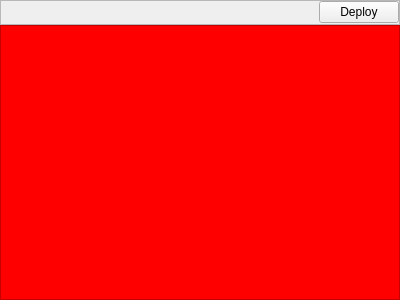
<?xml version="1.0" encoding="UTF-8"?>
<ui version="4.0">
 <class>BatchParameters</class>
 <widget class="QFrame" name="BatchParameters">
  <property name="geometry">
   <rect>
    <x>0</x>
    <y>0</y>
    <width>400</width>
    <height>300</height>
   </rect>
  </property>
  <property name="windowTitle">
   <string>Frame</string>
  </property>
  <layout class="QVBoxLayout" name="verticalLayout">
   <property name="spacing">
    <number>0</number>
   </property>
   <property name="leftMargin">
    <number>0</number>
   </property>
   <property name="topMargin">
    <number>0</number>
   </property>
   <property name="rightMargin">
    <number>0</number>
   </property>
   <property name="bottomMargin">
    <number>0</number>
   </property>
   <item>
    <widget class="QFrame" name="topBar">
     <property name="maximumSize">
      <size>
       <width>16777215</width>
       <height>25</height>
      </size>
     </property>
     <property name="frameShape">
      <enum>QFrame::StyledPanel</enum>
     </property>
     <property name="frameShadow">
      <enum>QFrame::Raised</enum>
     </property>
     <layout class="QHBoxLayout" name="horizontalLayout">
      <property name="spacing">
       <number>0</number>
      </property>
      <property name="leftMargin">
       <number>0</number>
      </property>
      <property name="topMargin">
       <number>0</number>
      </property>
      <property name="rightMargin">
       <number>0</number>
      </property>
      <property name="bottomMargin">
       <number>0</number>
      </property>
      <item>
       <spacer name="horizontalSpacer">
        <property name="orientation">
         <enum>Qt::Horizontal</enum>
        </property>
        <property name="sizeHint" stdset="0">
         <size>
          <width>320</width>
          <height>20</height>
         </size>
        </property>
       </spacer>
      </item>
      <item>
       <widget class="QPushButton" name="btn_deploy">
        <property name="sizePolicy">
         <sizepolicy hsizetype="Minimum" vsizetype="Fixed">
          <horstretch>0</horstretch>
          <verstretch>0</verstretch>
         </sizepolicy>
        </property>
        <property name="text">
         <string>Deploy</string>
        </property>
       </widget>
      </item>
     </layout>
    </widget>
   </item>
   <item>
    <widget class="QFrame" name="form">
     <property name="minimumSize">
      <size>
       <width>0</width>
       <height>10</height>
      </size>
     </property>
     <property name="styleSheet">
      <string notr="true">background: red;</string>
     </property>
     <property name="frameShape">
      <enum>QFrame::StyledPanel</enum>
     </property>
     <property name="frameShadow">
      <enum>QFrame::Raised</enum>
     </property>
     <layout class="QFormLayout" name="formLayout_2"/>
    </widget>
   </item>
  </layout>
 </widget>
 <resources/>
 <connections/>
</ui>
